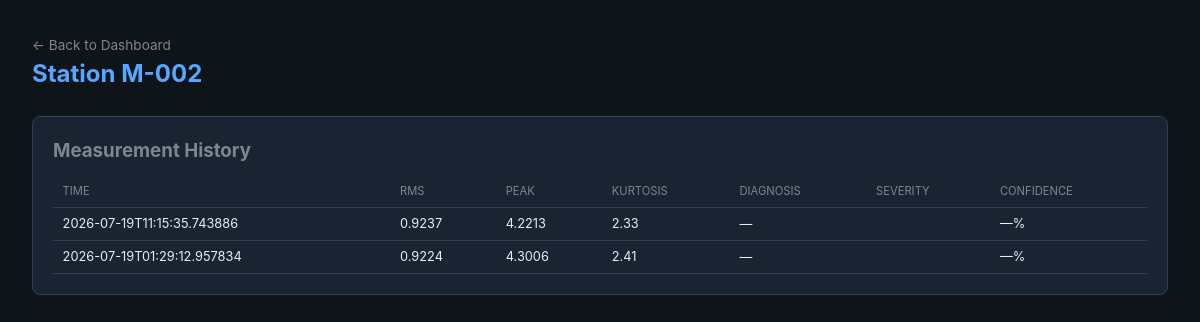
/station/M-002, run on the app's committed database.
### tables this page shows
CREATE TABLE measurements (
    id INTEGER PRIMARY KEY AUTOINCREMENT,
    patrol_id INTEGER NOT NULL,
    station_id TEXT NOT NULL,
    measured_at TEXT NOT NULL,
    rms REAL,
    peak REAL,
    crest_factor REAL,
    kurtosis REAL,
    dominant_freq_hz REAL,
    energy_0_100 REAL,
    energy_100_500 REAL,
    energy_500_1000 REAL,
    energy_1000_2000 REAL,
    FOREIGN KEY (patrol_id) REFERENCES patrols(id)
);

### src/dashboard/app.py (the view)
@app.get("/station/{station_id}", response_class=HTMLResponse)
async def station_detail(request: Request, station_id: str):
    history = await db.get_station_history(station_id, 50)
    return templates.TemplateResponse(request, "station.html", context={
        "station_id": station_id,
        "history": history,
    })

### src/dashboard/templates/station.html (shortened to what this page needs)
<!DOCTYPE html>
<html lang="en">
<head>
</head>
<body>
    <a href="/" class="back">&larr; Back to Dashboard</a>
    <h1>Station {{ station_id }}</h1>
    <div class="card">
        <h3 style="color: var(--muted); margin-bottom: 0.75rem;">Measurement History</h3>
        {% if history %}
        <table>
            <thead>
                <tr>
                    <th>Time</th>
                    <th>RMS</th>
                    <th>Peak</th>
                    <th>Kurtosis</th>
                    <th>Diagnosis</th>
                    <th>Severity</th>
                    <th>Confidence</th>
                </tr>
            </thead>
            <tbody>
                {% for h in history %}
                <tr>
                    <td>{{ h.measured_at }}</td>
                    <td>{{ "%.4f"|format(h.rms) }}</td>
                    <td>{{ "%.4f"|format(h.peak) }}</td>
                    <td>{{ "%.2f"|format(h.kurtosis) }}</td>
                    <td>{{ h.fault_type or "—" }}</td>
                    <td>
                    </td>
                    <td>{{ "%.0f"|format(h.confidence * 100) if h.confidence else "—" }}%</td>
                </tr>
                {% endfor %}
            </tbody>
        </table>
        {% else %}
        <p class="empty">No measurements recorded for this station yet.</p>
        {% endif %}
    </div>
</body>
</html>

### src/dashboard/templates/station.html (style rules this page uses)
:root { --bg: #0f1419; --surface: #1a2332; --border: #2d3f52; --text: #e6edf3; --muted: #7d8590; --green: #3fb950; --yellow: #d29922; --red: #f85149; --blue: #58a6ff; }
* { box-sizing: border-box; margin: 0; padding: 0; }
body { font-family: -apple-system, BlinkMacSystemFont, 'Segoe UI', monospace; background: var(--bg); color: var(--text); padding: 2rem; line-height: 1.5; }
h1 { color: var(--blue); margin-bottom: 0.25rem; font-size: 1.5rem; }
.back { color: var(--muted); text-decoration: none; font-size: 0.85rem; }
.card { background: var(--surface); border: 1px solid var(--border); border-radius: 8px; padding: 1.25rem; margin-top: 1.5rem; }
table { width: 100%; border-collapse: collapse; }
th, td { text-align: left; padding: 0.4rem 0.6rem; border-bottom: 1px solid var(--border); font-size: 0.8rem; }
th { color: var(--muted); font-weight: normal; text-transform: uppercase; font-size: 0.7rem; }

### data on the page
measurements: measured_at "2026-07-19T11:15:35.743886", rms "0.9237", peak "4.2213", kurtosis "2.33", fault_type "—", confidence "—"
measurements: measured_at "2026-07-19T01:29:12.957834", rms "0.9224", peak "4.3006", kurtosis "2.41", fault_type "—", confidence "—"

### other printed values
{{ station_id }} "M-002"
